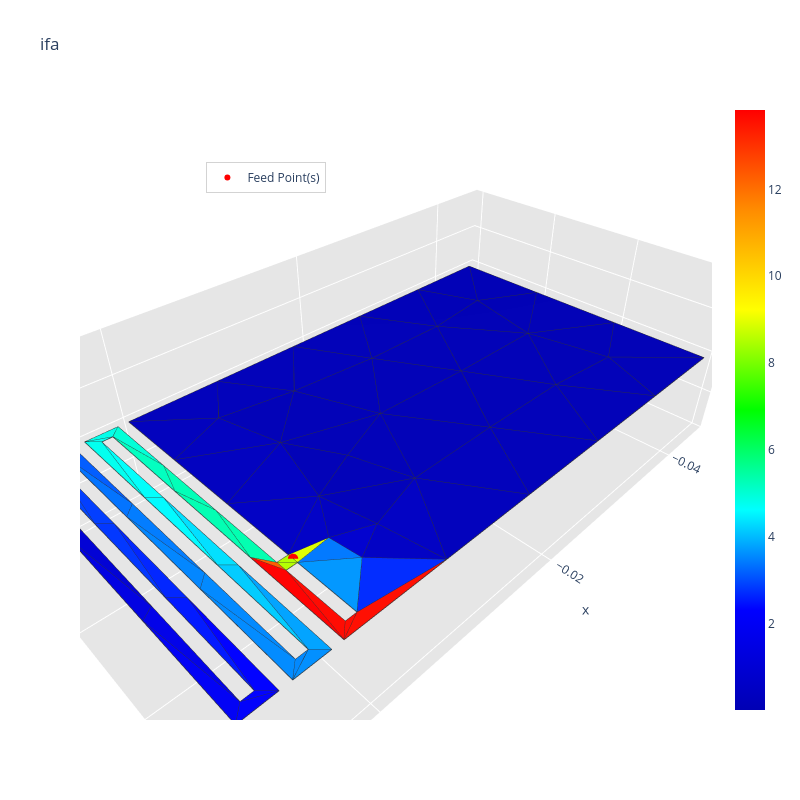
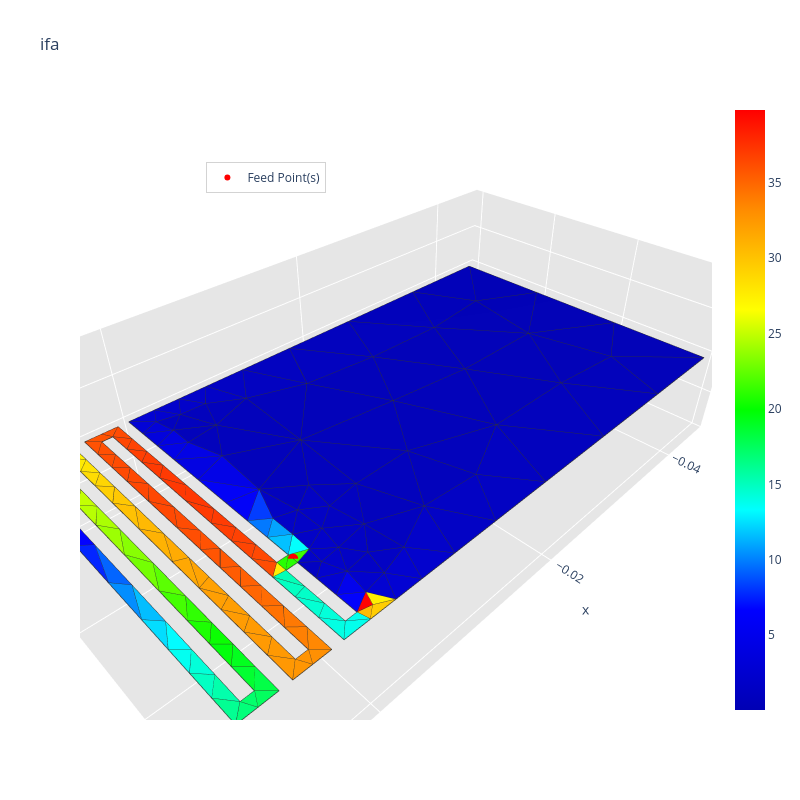
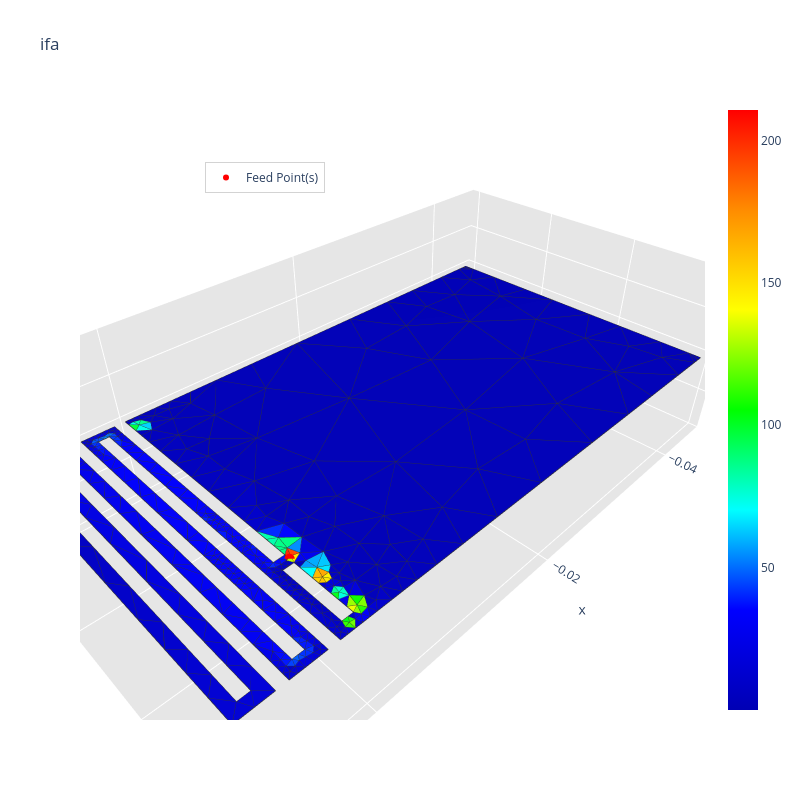
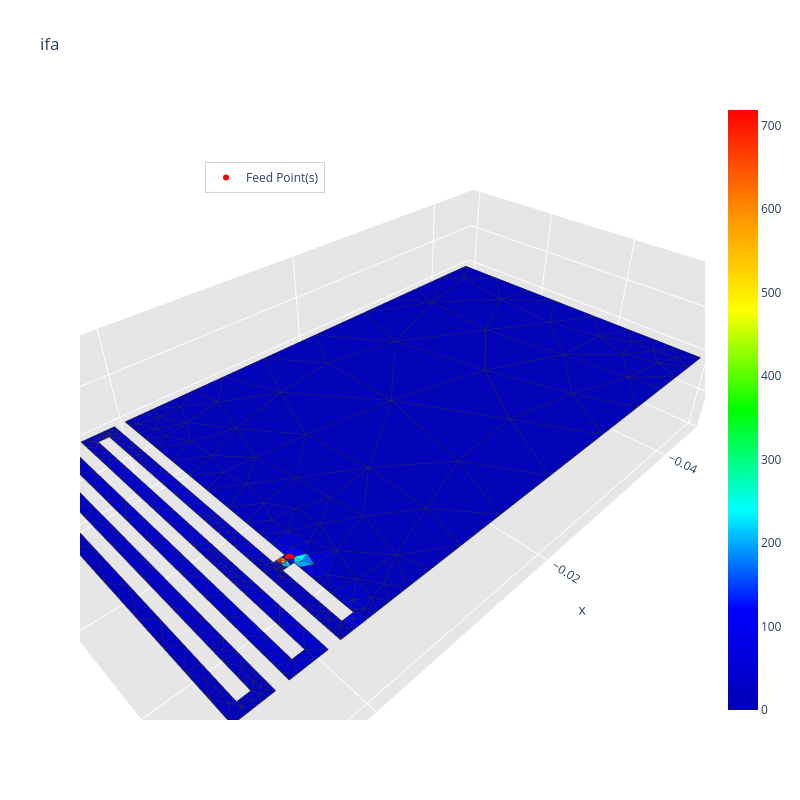

The cell these charts' notebook holds for them, in order:
### Code cell
run_radiation_refinement(config, grid_points, radius_vicinity, path, frequency, feed_point)

### Figure 1 — Plotly figure (JSON) as saved in the notebook; plotly's stock layout.template omitted (floating-point values rounded to 4 significant figures; data arrays with more than 128 entries replaced by an {"elided": "..."} marker saying what was removed)
{"data": [{"facecolor": ["rgb(0, 0, 189)", "rgb(0, 0, 181)", "rgb(0, 0, 191)", "rgb(0, 0, 181)", "rgb(0, 0, 194)", "rgb(0, 0, 186)", "rgb(0, 0, 183)", "rgb(0, 0, 181)", "rgb(0, 0, 193)", "rgb(0, 0, 181)", "rgb(0, 0, 181)", "rgb(0, 0, 181)", "rgb(0, 0, 184)", "rgb(0, 0, 182)", "rgb(0, 0, 183)", "rgb(0, 0, 182)", "rgb(0, 0, 182)", "rgb(0, 0, 182)", "rgb(0, 0, 181)", "rgb(0, 0, 185)", "rgb(0, 0, 181)", "rgb(0, 0, 188)", "rgb(0, 0, 183)", "rgb(0, 0, 180)", "rgb(0, 0, 181)", "rgb(0, 0, 183)", "rgb(0, 0, 185)", "rgb(0, 0, 181)", "rgb(0, 0, 180)", "rgb(0, 0, 180)", "rgb(0, 0, 181)", "rgb(0, 0, 181)", "rgb(0, 0, 181)", "rgb(0, 0, 196)", "rgb(0, 0, 181)", "rgb(0, 0, 187)", "rgb(0, 0, 183)", "rgb(0, 0, 182)", "rgb(0, 0, 194)", "rgb(0, 0, 182)", "rgb(0, 0, 180)", "rgb(0, 0, 180)", "rgb(0, 0, 182)", "rgb(0, 0, 190)", "rgb(0, 0, 180)", "rgb(0, 0, 181)", "rgb(0, 0, 180)", "rgb(0, 119, 255)", "rgb(0, 0, 204)", "rgb(255, 10, 0)", "rgb(219, 255, 0)", "rgb(0, 255, 230)", "rgb(0, 141, 255)", "rgb(0, 134, 255)", "rgb(0, 255, 237)", "rgb(0, 67, 255)", "rgb(0, 75, 255)", "rgb(0, 0, 251)", "rgb(0, 0, 248)", "rgb(178, 255, 0)", "rgb(176, 255, 0)", "rgb(0, 149, 255)", "rgb(255, 90, 0)", "rgb(255, 9, 0)", "rgb(255, 0, 0)", "rgb(0, 255, 174)", "rgb(255, 13, 0)", "rgb(0, 255, 213)", "rgb(0, 255, 189)", "rgb(0, 255, 236)", "rgb(0, 255, 249)", "rgb(0, 161, 255)", "rgb(0, 137, 255)", "rgb(0, 91, 255)", "rgb(0, 113, 255)", "rgb(0, 68, 255)", "rgb(0, 60, 255)", "rgb(0, 0, 254)", "rgb(0, 0, 242)", "rgb(0, 0, 203)", "rgb(0, 0, 230)", "rgb(0, 24, 255)", "rgb(0, 135, 255)", "rgb(0, 201, 255)", "rgb(0, 221, 255)", "rgb(0, 248, 255)", "rgb(0, 0, 210)", "rgb(0, 0, 223)", "rgb(0, 53, 255)", "rgb(0, 36, 255)", "rgb(0, 122, 255)", "rgb(0, 132, 255)", "rgb(0, 255, 181)", "rgb(0, 255, 176)", "rgb(0, 0, 185)", "rgb(0, 42, 255)"], "i": [55, 70, 54, 62, 54, 59, 57, 61, 59, 67, 66, 64, 72, 57, 58, 30, 31, 30, 68, 64, 65, 55, 29, 33, 66, 64, 28, 67, 4, 32, 67, 56, 6, 60, 66, 5, 61, 60, 63, 64, 68, 70, 62, 60, 70, 31, 33, 0, 69, 26, 3, 24, 11, 22, 9, 12, 21, 19, 18, 0, 2, 0, 1, 26, 7, 34, 7, 8, 52, 9, 51, 23, 22, 12, 48, 13, 47, 19, 42, 16, 42, 41, 38, 37, 50, 36, 43, 45, 40, 46, 39, 49, 35, 53, 16, 27], "j": [67, 71, 67, 71, 60, 64, 65, 71, 73, 76, 71, 66, 76, 62, 65, 61, 68, 68, 71, 65, 71, 76, 72, 70, 72, 73, 76, 72, 74, 75, 77, 74, 75, 69, 77, 76, 72, 77, 73, 77, 75, 74, 74, 73, 75, 75, 74, 69, 73, 27, 69, 25, 23, 23, 24, 13, 12, 14, 14, 1, 3, 63, 34, 7, 34, 53, 27, 25, 35, 51, 9, 37, 11, 21, 39, 47, 13, 41, 18, 44, 45, 19, 49, 23, 36, 50, 44, 42, 46, 40, 48, 38, 52, 34, 17, 63], "k": [54, 68, 60, 70, 3, 58, 62, 66, 64, 72, 65, 65, 28, 56, 57, 29, 30, 61, 61, 58, 62, 67, 28, 32, 61, 60, 5, 66, 33, 6, 60, 4, 31, 3, 67, 55, 29, 64, 59, 66, 70, 62, 56, 69, 32, 68, 70, 63, 63, 7, 0, 8, 10, 11, 8, 20, 20, 18, 15, 2, 0, 27, 2, 1, 1, 2, 59, 52, 8, 24, 36, 10, 38, 48, 12, 20, 40, 14, 15, 43, 18, 46, 22, 50, 37, 51, 45, 43, 47, 41, 49, 39, 53, 35, 44, 59], "name": "", "type": "mesh3d", "x": [0.0, 0.001, 0.001, 0.0, -0.045, 0.0, -0.045, 0.002, 0.002, 0.003, 0.003, 0.006, 0.006, 0.007, 0.007, 0.01, 0.01, 0.009, 0.009, 0.008, 0.008, 0.005, 0.005, 0.004, 0.004, 0.001, 0.001, 0.0, -0.009, -0.018, -0.027, -0.036, -0.045, -0.045, 0.002, 0.002, 0.003, 0.003, 0.006, 0.006, 0.007, 0.007, 0.01, 0.01, 0.009, 0.009, 0.008, 0.008, 0.005, 0.005, 0.004, 0.004, 0.001, 0.001, 0.0, 0.0, -0.0356, -0.0262, -0.0168, -0.0074, -0.005389, -0.02197, -0.03078, -0.003431, -0.01204, -0.02135, -0.01613, -0.007412, -0.0312, -0.003054, -0.03673, -0.02638, -0.01304, -0.006464, -0.03849, -0.03873, -0.005769, -0.01023], "y": [0.023, 0.023, 0.022, 0.022, 0.03, 0.0, 0.0, 0.03, 0.001, 0.001, 0.03, 0.03, 0.001, 0.001, 0.03, 0.03, 4.337e-19, 4.337e-19, 0.029, 0.029, 4.337e-19, 4.337e-19, 0.029, 0.029, 4.337e-19, 4.337e-19, 0.029, 0.029, 0.0, 0.0, 0.0, 0.0, 0.01, 0.02, 0.02033, 0.01067, 0.01067, 0.02033, 0.02033, 0.01067, 0.01067, 0.02033, 0.02, 0.01, 0.009667, 0.01933, 0.01933, 0.009667, 0.009667, 0.01933, 0.01933, 0.009667, 0.007333, 0.01467, 0.01467, 0.007333, 0.03, 0.03, 0.03, 0.03, 0.01886, 0.007185, 0.02259, 0.02578, 0.02254, 0.02247, 0.01442, 0.01156, 0.007356, 0.02271, 0.01496, 0.01485, 0.006328, 0.02413, 0.02336, 0.006543, 0.005004, 0.01673], "z": [0.0, 0.0, 0.0, 0.0, 0.0, 0.0, 0.0, 0.0, 0.0, 0.0, 0.0, 0.0, 0.0, 0.0, 0.0, 0.0, 0.0, 0.0, 0.0, 0.0, 0.0, 0.0, 0.0, 0.0, 0.0, 0.0, 0.0, 0.0, 0.0, 0.0, 0.0, 0.0, 0.0, 0.0, 0.0, 0.0, 0.0, 0.0, 0.0, 0.0, 0.0, 0.0, 0.0, 0.0, 0.0, 0.0, 0.0, 0.0, 0.0, 0.0, 0.0, 0.0, 0.0, 0.0, 0.0, 0.0, 0.0, 0.0, 0.0, 0.0, 0.0, 0.0, 0.0, 0.0, 0.0, 0.0, 0.0, 0.0, 0.0, 0.0, 0.0, 0.0, 0.0, 0.0, 0.0, 0.0, 0.0, 0.0]}, {"line": {"color": "rgb(50, 50, 50)", "width": 1.5}, "mode": "lines", "showlegend": false, "type": "scatter3d", "x": {"elided": "480 float values"}, "y": {"elided": "480 float values"}, "z": {"elided": "480 int values"}}, {"hoverinfo": "none", "marker": {"color": [0.007862, 13.83], "colorscale": [[0, "rgb(0, 0, 180)"], [0.1667, "rgb(0, 0, 255)"], [0.3333, "rgb(0, 255, 255)"], [0.5, "rgb(0, 255, 0)"], [0.6667, "rgb(255, 255, 0)"], [0.8333, "rgb(255, 140, 0)"], [1, "rgb(255, 0, 0)"]], "showscale": true, "size": 0.1}, "mode": "markers", "showlegend": false, "type": "scatter3d", "x": [0.0], "y": [0.023], "z": [0.0]}, {"marker": {"color": "red", "size": 6, "symbol": "circle"}, "mode": "markers+text", "name": "Feed Point(s)", "type": "scatter3d", "x": [0.0], "y": [0.0225], "z": [0.0]}], "layout": {"height": 800, "legend": {"bgcolor": "rgba(255,255,255,0.7)", "bordercolor": "lightgray", "borderwidth": 1, "x": 0.2, "xanchor": "left", "y": 0.9, "yanchor": "top"}, "scene": {"aspectratio": {"x": 1, "y": 0.5455, "z": 0.3}, "camera": {"eye": {"x": 0.65, "y": 0.65, "z": 0.65}}, "xaxis": {"backgroundcolor": "rgb(230, 230, 230)", "gridcolor": "rgb(255, 255, 255)", "showbackground": true, "zerolinecolor": "rgb(255, 255, 255)"}, "yaxis": {"backgroundcolor": "rgb(230, 230, 230)", "gridcolor": "rgb(255, 255, 255)", "showbackground": true, "zerolinecolor": "rgb(255, 255, 255)"}, "zaxis": {"backgroundcolor": "rgb(230, 230, 230)", "gridcolor": "rgb(255, 255, 255)", "showbackground": true, "zerolinecolor": "rgb(255, 255, 255)"}}, "title": {"text": "ifa"}, "width": 800}}

### Figure 2 — Plotly figure (JSON) as saved in the notebook; plotly's stock layout.template omitted (floating-point values rounded to 4 significant figures; data arrays with more than 128 entries replaced by an {"elided": "..."} marker saying what was removed)
{"data": [{"facecolor": {"elided": "233 str values"}, "i": {"elided": "233 int values"}, "j": {"elided": "233 int values"}, "k": {"elided": "233 int values"}, "name": "", "type": "mesh3d", "x": {"elided": "192 float values"}, "y": {"elided": "192 float values"}, "z": {"elided": "192 float values"}}, {"line": {"color": "rgb(50, 50, 50)", "width": 1.5}, "mode": "lines", "showlegend": false, "type": "scatter3d", "x": {"elided": "1165 float values"}, "y": {"elided": "1165 float values"}, "z": {"elided": "1165 int values"}}, {"hoverinfo": "none", "marker": {"color": [0.04244, 39.82], "colorscale": [[0, "rgb(0, 0, 180)"], [0.1667, "rgb(0, 0, 255)"], [0.3333, "rgb(0, 255, 255)"], [0.5, "rgb(0, 255, 0)"], [0.6667, "rgb(255, 255, 0)"], [0.8333, "rgb(255, 140, 0)"], [1, "rgb(255, 0, 0)"]], "showscale": true, "size": 0.1}, "mode": "markers", "showlegend": false, "type": "scatter3d", "x": [0.002], "y": [0.03], "z": [0.0]}, {"marker": {"color": "red", "size": 6, "symbol": "circle"}, "mode": "markers+text", "name": "Feed Point(s)", "type": "scatter3d", "x": [0.0], "y": [0.0225], "z": [0.0]}], "layout": {"height": 800, "legend": {"bgcolor": "rgba(255,255,255,0.7)", "bordercolor": "lightgray", "borderwidth": 1, "x": 0.2, "xanchor": "left", "y": 0.9, "yanchor": "top"}, "scene": {"aspectratio": {"x": 1, "y": 0.5455, "z": 0.3}, "camera": {"eye": {"x": 0.65, "y": 0.65, "z": 0.65}}, "xaxis": {"backgroundcolor": "rgb(230, 230, 230)", "gridcolor": "rgb(255, 255, 255)", "showbackground": true, "zerolinecolor": "rgb(255, 255, 255)"}, "yaxis": {"backgroundcolor": "rgb(230, 230, 230)", "gridcolor": "rgb(255, 255, 255)", "showbackground": true, "zerolinecolor": "rgb(255, 255, 255)"}, "zaxis": {"backgroundcolor": "rgb(230, 230, 230)", "gridcolor": "rgb(255, 255, 255)", "showbackground": true, "zerolinecolor": "rgb(255, 255, 255)"}}, "title": {"text": "ifa"}, "width": 800}}

### Figure 3 — Plotly figure (JSON) as saved in the notebook; plotly's stock layout.template omitted (floating-point values rounded to 4 significant figures; data arrays with more than 128 entries replaced by an {"elided": "..."} marker saying what was removed)
{"data": [{"facecolor": {"elided": "594 str values"}, "i": {"elided": "594 int values"}, "j": {"elided": "594 int values"}, "k": {"elided": "594 int values"}, "name": "", "type": "mesh3d", "x": {"elided": "445 float values"}, "y": {"elided": "445 float values"}, "z": {"elided": "445 float values"}}, {"line": {"color": "rgb(50, 50, 50)", "width": 1.5}, "mode": "lines", "showlegend": false, "type": "scatter3d", "x": {"elided": "2970 float values"}, "y": {"elided": "2970 float values"}, "z": {"elided": "2970 int values"}}, {"hoverinfo": "none", "marker": {"color": [0.0254, 210.7], "colorscale": [[0, "rgb(0, 0, 180)"], [0.1667, "rgb(0, 0, 255)"], [0.3333, "rgb(0, 255, 255)"], [0.5, "rgb(0, 255, 0)"], [0.6667, "rgb(255, 255, 0)"], [0.8333, "rgb(255, 140, 0)"], [1, "rgb(255, 0, 0)"]], "showscale": true, "size": 0.1}, "mode": "markers", "showlegend": false, "type": "scatter3d", "x": [0.002], "y": [0.03], "z": [0.0]}, {"marker": {"color": "red", "size": 6, "symbol": "circle"}, "mode": "markers+text", "name": "Feed Point(s)", "type": "scatter3d", "x": [0.0], "y": [0.0225], "z": [0.0]}], "layout": {"height": 800, "legend": {"bgcolor": "rgba(255,255,255,0.7)", "bordercolor": "lightgray", "borderwidth": 1, "x": 0.2, "xanchor": "left", "y": 0.9, "yanchor": "top"}, "scene": {"aspectratio": {"x": 1, "y": 0.5455, "z": 0.3}, "camera": {"eye": {"x": 0.65, "y": 0.65, "z": 0.65}}, "xaxis": {"backgroundcolor": "rgb(230, 230, 230)", "gridcolor": "rgb(255, 255, 255)", "showbackground": true, "zerolinecolor": "rgb(255, 255, 255)"}, "yaxis": {"backgroundcolor": "rgb(230, 230, 230)", "gridcolor": "rgb(255, 255, 255)", "showbackground": true, "zerolinecolor": "rgb(255, 255, 255)"}, "zaxis": {"backgroundcolor": "rgb(230, 230, 230)", "gridcolor": "rgb(255, 255, 255)", "showbackground": true, "zerolinecolor": "rgb(255, 255, 255)"}}, "title": {"text": "ifa"}, "width": 800}}

### Figure 4 — Plotly figure (JSON) as saved in the notebook; plotly's stock layout.template omitted (floating-point values rounded to 4 significant figures; data arrays with more than 128 entries replaced by an {"elided": "..."} marker saying what was removed)
{"data": [{"facecolor": {"elided": "581 str values"}, "i": {"elided": "581 int values"}, "j": {"elided": "581 int values"}, "k": {"elided": "581 int values"}, "name": "", "type": "mesh3d", "x": {"elided": "449 float values"}, "y": {"elided": "449 float values"}, "z": {"elided": "449 float values"}}, {"line": {"color": "rgb(50, 50, 50)", "width": 1.5}, "mode": "lines", "showlegend": false, "type": "scatter3d", "x": {"elided": "2905 float values"}, "y": {"elided": "2905 float values"}, "z": {"elided": "2905 int values"}}, {"hoverinfo": "none", "marker": {"color": [0.01152, 718.7], "colorscale": [[0, "rgb(0, 0, 180)"], [0.1667, "rgb(0, 0, 255)"], [0.3333, "rgb(0, 255, 255)"], [0.5, "rgb(0, 255, 0)"], [0.6667, "rgb(255, 255, 0)"], [0.8333, "rgb(255, 140, 0)"], [1, "rgb(255, 0, 0)"]], "showscale": true, "size": 0.1}, "mode": "markers", "showlegend": false, "type": "scatter3d", "x": [0.002], "y": [0.03], "z": [0.0]}, {"marker": {"color": "red", "size": 6, "symbol": "circle"}, "mode": "markers+text", "name": "Feed Point(s)", "type": "scatter3d", "x": [0.0], "y": [0.0225], "z": [0.0]}], "layout": {"height": 800, "legend": {"bgcolor": "rgba(255,255,255,0.7)", "bordercolor": "lightgray", "borderwidth": 1, "x": 0.2, "xanchor": "left", "y": 0.9, "yanchor": "top"}, "scene": {"aspectratio": {"x": 1, "y": 0.5455, "z": 0.3}, "camera": {"eye": {"x": 0.65, "y": 0.65, "z": 0.65}}, "xaxis": {"backgroundcolor": "rgb(230, 230, 230)", "gridcolor": "rgb(255, 255, 255)", "showbackground": true, "zerolinecolor": "rgb(255, 255, 255)"}, "yaxis": {"backgroundcolor": "rgb(230, 230, 230)", "gridcolor": "rgb(255, 255, 255)", "showbackground": true, "zerolinecolor": "rgb(255, 255, 255)"}, "zaxis": {"backgroundcolor": "rgb(230, 230, 230)", "gridcolor": "rgb(255, 255, 255)", "showbackground": true, "zerolinecolor": "rgb(255, 255, 255)"}}, "title": {"text": "ifa"}, "width": 800}}
